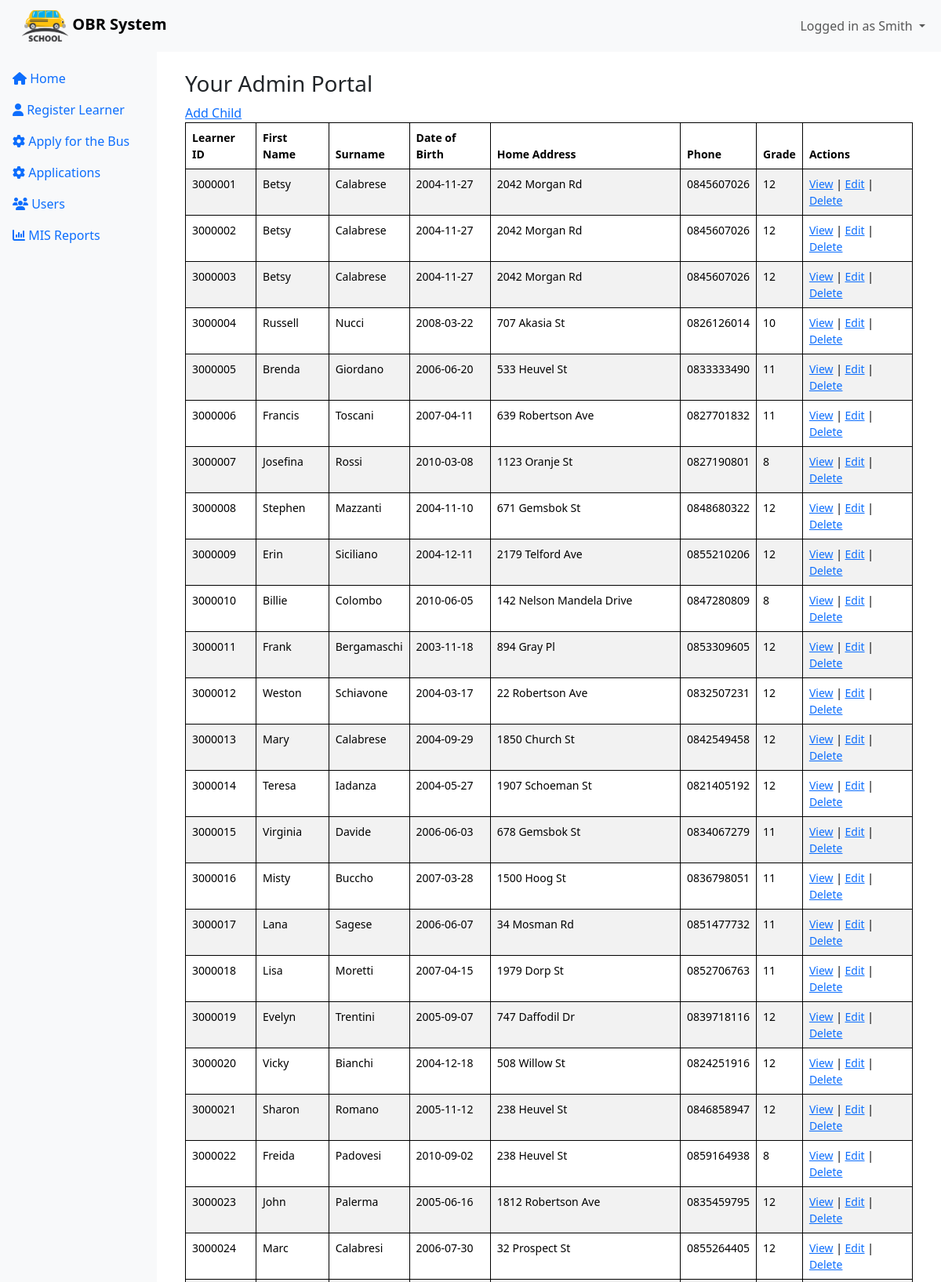
/admin/dashboard.php (signed in, upper part), run on the app's committed database.
### tables this page shows
CREATE TABLE `learner` (
  `learner_id` int(11) NOT NULL,
  `parent_id` int(11) NOT NULL,
  `bus_id` int(11) NOT NULL,
  `admin_id` int(11) NOT NULL,
  `learner_name` varchar(255) NOT NULL,
  `learner_surname` varchar(255) NOT NULL,
  `learner_dob` date NOT NULL,
  `learner_home_address` varchar(255) NOT NULL,
  `learner_phone` varchar(15) NOT NULL,
  `learner_grade` enum('8','9','10','11','12') NOT NULL,
  `created_at` timestamp NOT NULL DEFAULT current_timestamp() ON UPDATE current_timestamp()
);

### admin/dashboard.php (the view, shortened to what this page needs)
<?php require 'includes/header.php'; ?>
<div class="container-fluid">
    <div class="row">
        <main class="col-md-9 ms-sm-auto col-lg-10 px-md-4 main-content">
            <div class="chart-placeholder">
                <br>
                <div class="container">
                    <?php
                    require 'db.php';
                    try {
                        $stmt = $db->prepare("SELECT * FROM `learner`");
                        $stmt->execute();
                        $learners = $stmt->fetchAll(PDO::FETCH_ASSOC);
                    } catch (PDOException $e) {
                        echo 'Error fetching learners: ' . $e->getMessage();
                    }
                    ?>
                    <h3>Your Admin Portal</h3><a href="add_learner.php">Add Child</a>
                    <?php
                    if (empty($learners)) {
                        echo "<p>No children found for this parent.</p>";
                    } else {
                        echo "<table class='table table-striped'>";
                        echo "<thead>
            <tr>
                <th>Learner ID</th>
                <th>First Name</th>
                <th>Surname</th>
                <th>Date of Birth</th>
                <th>Home Address</th>
                <th>Phone</th>
                <th>Grade</th>
                <th>Actions</th>
            </tr>
          </thead>";
                        echo "<tbody>";
                        foreach ($learners as $learner) {
                            echo "<tr>";
                            echo "<td>" . htmlspecialchars($learner['learner_id']) . "</td>";
                            echo "<td>" . htmlspecialchars($learner['learner_name']) . "</td>";
                            echo "<td>" . htmlspecialchars($learner['learner_surname']) . "</td>";
                            echo "<td>" . htmlspecialchars($learner['learner_dob']) . "</td>";
                            echo "<td>" . htmlspecialchars($learner['learner_home_address']) . "</td>";
                            echo "<td>" . htmlspecialchars($learner['learner_phone']) . "</td>";
                            echo "<td>" . htmlspecialchars($learner['learner_grade']) . "</td>";
                            echo "<td>
            <a href='view.php?id=" . $learner['learner_id'] . "'>View</a> |
            <a href='learner_edit.php?id=" . $learner['learner_id'] . "'>Edit</a> |
            <a href='delete.php?id=" . $learner['learner_id'] . "' onclick=\"return confirmDelete('" . htmlspecialchars($learner['learner_name']) . "')\">Delete</a>
            </td>";
                            echo "</tr>";
                        }
                        echo "</tbody>";
                        echo "</table>";
                    }
                    ?>
                </div>
            </div>
        </main>
    </div>
</div>
<?php require 'includes/footer.php'; ?>

### admin/includes/header.php (style rules this page uses)
body { padding-top: 0rem; padding-bottom: 3.5rem; }
.main-content { margin-left: 220px; }
table { width: 100%; border-collapse: collapse; margin-bottom: 20px; }
table, th, td { border: 1px solid black; padding: 8px; text-align: left; }
th { background-color: #f2f2f2; }
th, td { font-size: 14px; }

### data on the page
learner: learner_id "3000001", learner_name "Betsy", learner_surname "Calabrese", learner_dob "2004-11-27", learner_home_address "2042 Morgan Rd", learner_phone "0845607026", learner_grade "12"
learner: learner_id "3000002", learner_name "Betsy", learner_surname "Calabrese", learner_dob "2004-11-27", learner_home_address "2042 Morgan Rd", learner_phone "0845607026", learner_grade "12"
learner: learner_id "3000003", learner_name "Betsy", learner_surname "Calabrese", learner_dob "2004-11-27", learner_home_address "2042 Morgan Rd", learner_phone "0845607026", learner_grade "12"
learner: learner_id "3000004", learner_name "Russell", learner_surname "Nucci", learner_dob "2008-03-22", learner_home_address "707 Akasia St", learner_phone "0826126014", learner_grade "10"
learner: learner_id "3000005", learner_name "Brenda", learner_surname "Giordano", learner_dob "2006-06-20", learner_home_address "533 Heuvel St", learner_phone "0833333490", learner_grade "11"
learner: learner_id "3000006", learner_name "Francis", learner_surname "Toscani", learner_dob "2007-04-11", learner_home_address "639 Robertson Ave", learner_phone "0827701832", learner_grade "11"
learner: learner_id "3000007", learner_name "Josefina", learner_surname "Rossi", learner_dob "2010-03-08", learner_home_address "1123 Oranje St", learner_phone "0827190801", learner_grade "8"
learner: learner_id "3000008", learner_name "Stephen", learner_surname "Mazzanti", learner_dob "2004-11-10", learner_home_address "671 Gemsbok St", learner_phone "0848680322", learner_grade "12"
learner: learner_id "3000009", learner_name "Erin", learner_surname "Siciliano", learner_dob "2004-12-11", learner_home_address "2179 Telford Ave", learner_phone "0855210206", learner_grade "12"
learner: learner_id "3000010", learner_name "Billie", learner_surname "Colombo", learner_dob "2010-06-05", learner_home_address "142 Nelson Mandela Drive", learner_phone "0847280809", learner_grade "8"
learner: learner_id "3000011", learner_name "Frank", learner_surname "Bergamaschi", learner_dob "2003-11-18", learner_home_address "894 Gray Pl", learner_phone "0853309605", learner_grade "12"
learner: learner_id "3000012", learner_name "Weston", learner_surname "Schiavone", learner_dob "2004-03-17", learner_home_address "22 Robertson Ave", learner_phone "0832507231", learner_grade "12"
learner: learner_id "3000013", learner_name "Mary", learner_surname "Calabrese", learner_dob "2004-09-29", learner_home_address "1850 Church St", learner_phone "0842549458", learner_grade "12"
learner: learner_id "3000014", learner_name "Teresa", learner_surname "Iadanza", learner_dob "2004-05-27", learner_home_address "1907 Schoeman St", learner_phone "0821405192", learner_grade "12"
learner: learner_id "3000015", learner_name "Virginia", learner_surname "Davide", learner_dob "2006-06-03", learner_home_address "678 Gemsbok St", learner_phone "0834067279", learner_grade "11"
learner: learner_id "3000016", learner_name "Misty", learner_surname "Buccho", learner_dob "2007-03-28", learner_home_address "1500 Hoog St", learner_phone "0836798051", learner_grade "11"
learner: learner_id "3000017", learner_name "Lana", learner_surname "Sagese", learner_dob "2006-06-07", learner_home_address "34 Mosman Rd", learner_phone "0851477732", learner_grade "11"
learner: learner_id "3000018", learner_name "Lisa", learner_surname "Moretti", learner_dob "2007-04-15", learner_home_address "1979 Dorp St", learner_phone "0852706763", learner_grade "11"
learner: learner_id "3000019", learner_name "Evelyn", learner_surname "Trentini", learner_dob "2005-09-07", learner_home_address "747 Daffodil Dr", learner_phone "0839718116", learner_grade "12"
learner: learner_id "3000020", learner_name "Vicky", learner_surname "Bianchi", learner_dob "2004-12-18", learner_home_address "508 Willow St", learner_phone "0824251916", learner_grade "12"
learner: learner_id "3000021", learner_name "Sharon", learner_surname "Romano", learner_dob "2005-11-12", learner_home_address "238 Heuvel St", learner_phone "0846858947", learner_grade "12"
learner: learner_id "3000022", learner_name "Freida", learner_surname "Padovesi", learner_dob "2010-09-02", learner_home_address "238 Heuvel St", learner_phone "0859164938", learner_grade "8"
learner: learner_id "3000023", learner_name "John", learner_surname "Palerma", learner_dob "2005-06-16", learner_home_address "1812 Robertson Ave", learner_phone "0835459795", learner_grade "12"
learner: learner_id "3000024", learner_name "Marc", learner_surname "Calabresi", learner_dob "2006-07-30", learner_home_address "32 Prospect St", learner_phone "0855264405", learner_grade "12"

### other printed values
$_SESSION['admin_surname'] "Smith"
